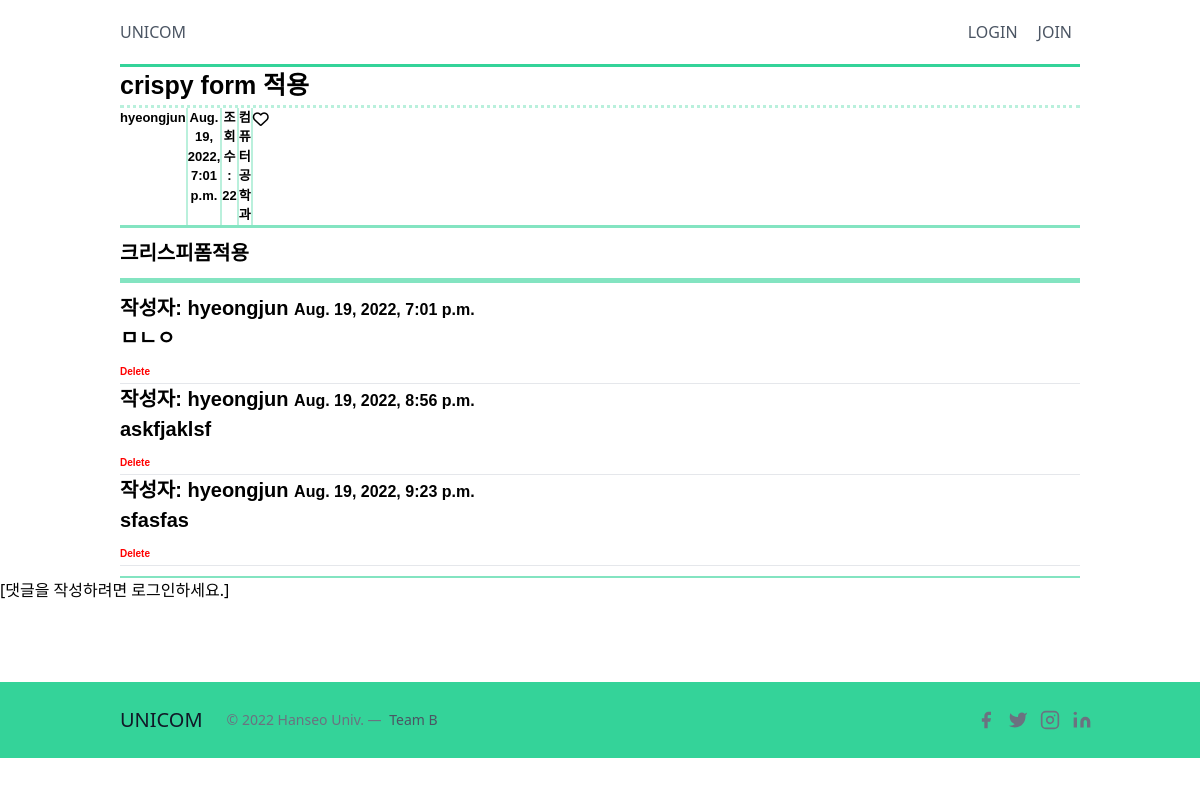
Page /board/16/ on the committed database.
### board/models.py (models this page shows, shortened)
class Post(models.Model):
    title = models.CharField(max_length=100)
    content = models.TextField()
    like_users = models.ManyToManyField(settings.AUTH_USER_MODEL, related_name="like_posts", blank=True)
    created_at = models.DateTimeField(auto_now_add=True)
    updated_at = models.DateTimeField(auto_now=True)
    big_category = models.ForeignKey(BigCategory, null=True, on_delete=models.SET_NULL)
    author = models.ForeignKey(Account,  on_delete=models.CASCADE)
    category = models.ForeignKey(Category, null=True, on_delete=models.SET_NULL)
    post_hit = models.PositiveIntegerField(default=0)
    date_category = models.ForeignKey(DateCategory, null=True, on_delete=models.SET_NULL)
    def get_absolute_url(self):
        return f'/board/{self.pk}/'
    @property
    def update_counter(self):
        self.post_hit = self.post_hit + 1
        self.save()
        return f""

class Category(models.Model):
    name = models.CharField(max_length=50, unique=True)  # 각 카데고리의 이름을 담는 필드
    slug = models.SlugField(max_length=200, unique=True, allow_unicode=True)  # 사람이 읽을 수 있는 텍스트로 고유 URL을 만들기 위해 만들어진 필드
    def __str__(self):
            return self.name
    class Meta:
        verbose_name_plural = 'Categories'

class Comment(models.Model):
    post = models.ForeignKey(Post, on_delete=models.CASCADE)
    author = models.ForeignKey(Account, on_delete=models.CASCADE,null=True)
    content = models.TextField()
    created_at = models.DateTimeField(auto_now_add=True)
    modified_at = models.DateTimeField(auto_now=True)

### account/models.py (models this page shows, shortened)
class Account(AbstractBaseUser):
    email = models.EmailField(verbose_name='email',max_length=60, unique=True)
    username = models.CharField(max_length=30, unique=True)
    name = models.CharField(max_length=40,null=False, blank=False)
    phone =  models.CharField(max_length=40,null=False, default=True)
    major = models.CharField(max_length=40, blank=False,null=False,default=True)
    school = models.CharField(max_length=40,blank=False,null=False,default=True)
    grade = models.CharField(max_length=40,blank=False,null=False,default=True)
    create_at = models.DateTimeField(verbose_name='date joined', auto_now_add=True)
    last_login = models.DateTimeField(verbose_name='last login', auto_now=True)
    is_admin = models.BooleanField(default=False)
    is_active = models.BooleanField(default=True)
    is_staff = models.BooleanField(default=False)
    is_superuser = models.BooleanField(default=False)
    objects = MyAccountManager()
    USERNAME_FIELD = 'username'
    REQUIRED_FIELDS = ['email','name','phone','grade','major','school']
    def __str__(self):
        return self.name

### board/views.py (the view)
# urls.py: path('<int:pk>/', views.PostDetail.as_view(), name='detail'),
class PostDetail(DetailView):
    model = Post
    def get_context_data(self, **kwargs): #p326
        context = super(PostDetail, self).get_context_data()
        context['categories'] = Category.objects.all()
        context['no_category_post_count'] = Post.objects.filter(category=None).count()
        context['comment_form'] = CommentForm
        context['comments'] = Comment.objects.filter(post = self.get_object())
        return context

### board/templates/board/post_detail.html (shortened to what this page needs)
<!DOCTYPE html>
{% load static %}
<html lang="en">
<head>
    <link rel="stylesheet" href="{% static 'board/css/index_style.css' %}">
    <link href="https://unpkg.com/tailwindcss@^2/dist/tailwind.min.css" rel="stylesheet">
</head>
<body>
    <header class="text-gray-600 body-font">
        <div class="container mx-auto flex flex-wrap p-5 flex-col md:flex-row items-center">
        <a class="flex title-font font-medium items-center text-gray-900 mb-4 md:mb-0">
            <span class="ml-3 text-xl"><a href="{% url 'mainpage'%}">UNICOM</a></span></a>
        <nav class="md:ml-auto flex flex-wrap items-center text-base justify-center">
            {% if request.user.is_authenticated %}
            <a class="mr-5 hover:text-gray-900" href="{% url 'logout' %}">LOGOUT</a>
            <a class="mr-5 hover:text-gray-900" href="{% url 'myPage' %}">MYPAGE</a>
            {%else%}
            <a class="mr-5 hover:text-gray-900" href="{% url 'login' %}">LOGIN</a>
            <a class="mr-5 hover:text-gray-900" href="{% url 'join' %}">JOIN</a>
            {%endif%}
        </nav>
        </div>
    </header>
    <section class="wrap">
        <div class="show_title">
            <p>{{post.title}}</p>
        </div>
        <section class="more_info">
            <div class="show_name">
                <p>{{post.author}}</p>
            </div>
            <div class="show_date">
                <p>{{ post.created_at }}</p>
            </div>
            <div class="show_count">
                <p>조회수 : {{ post.post_hit }}</p>
            </div>
            <div class="show_cate">
                <p>{{post.category}}</p>
            </div>
            {% if user.is_authenticated and user == post.author %}
                <div class="edit_post">
                    <a href="/board/update_post/{{ post.pk}}/"><button class="write_post">수정</button></a>
                </div>
            {% else %}
            <a href="{{ post.get_absolute_url }}like/">
                {% if user in post.like_users.all %}
                <i class="fas fa-heart"></i>
                {% else %}
                <i class="far fa-heart"></i>
                {% endif %}
            </a>
            {% endif %}
        </section>
    </section>
    <div class="show_content">
        {{ post.content }}
    </div>
    <div class="show_content">
        {% for comment in post.comment_set.all %}
        <p>작성자: {{ comment.author }} <small class="text-muted">{{ comment.created_at }}
        </small></p>
        <p>{{ comment.content }}</p>
        <div class="modal-footer">
            <a role="button" class="btn btn-dark" href="/board/delete_comment/{{ comment.pk }}/" style = " font-size:10px;  color: red;">Delete</a>
        </div>
        <hr>
        {% endfor %}
    </div>
    {% if request.user.is_authenticated %}
    <form method = "POST" action = "{{ post.get_absolute_url }}new_comment/">
        {% csrf_token %}
        <p>{{ comment_form}}</p>
        {% comment %} <input type="text" id=""  placeholder="댓글을 입력하세요!" style="width:1270px;height:100px;font-size:17px;"> {% endcomment %}
        <div class="write_comment">
        <button type="submit" class="write_post">등록</button>
        </div>
    </form>
    {% else %}
        <a href="{% url 'login' %}">[댓글을 작성하려면 로그인하세요.]</a>
    {% endif %}
    <div class="blank">
    </div>
    <footer class="text-gray-600 body-font">
        <div class="bg-green-400">
            <div class="container px-5 py-6 mx-auto flex items-center sm:flex-row flex-col">
                <a class="flex title-font font-medium items-center md:justify-start justify-center text-gray-900">
                    <span class="ml-3 text-xl">UNICOM</span>
                </a>
                <p class="text-sm text-gray-500 sm:ml-6 sm:mt-0 mt-4">© 2022 Hanseo Univ. —
                    <a href="https://twitter.com/knyttneve" rel="noopener noreferrer" class="text-gray-600 ml-1" target="_blank">Team B</a>
                </p>
                <span class="inline-flex sm:ml-auto sm:mt-0 mt-4 justify-center sm:justify-start">
                    <a class="text-gray-500">
                        <svg fill="currentColor" stroke-linecap="round" stroke-linejoin="round" stroke-width="2" class="w-5 h-5" viewBox="0 0 24 24">
                            <path d="M18 2h-3a5 5 0 00-5 5v3H7v4h3v8h4v-8h3l1-4h-4V7a1 1 0 011-1h3z"></path>
                        </svg>
                    </a>
                <a class="ml-3 text-gray-500">
                <svg fill="currentColor" stroke-linecap="round" stroke-linejoin="round" stroke-width="2" class="w-5 h-5" viewBox="0 0 24 24">
                    <path d="M23 3a10.9 10.9 0 01-3.14 1.53 4.48 4.48 0 00-7.86 3v1A10.66 10.66 0 013 4s-4 9 5 13a11.64 11.64 0 01-7 2c9 5 20 0 20-11.5a4.5 4.5 0 00-.08-.83A7.72 7.72 0 0023 3z"></path>
                </svg>
                </a>
                <a class="ml-3 text-gray-500">
                <svg fill="none" stroke="currentColor" stroke-linecap="round" stroke-linejoin="round" stroke-width="2" class="w-5 h-5" viewBox="0 0 24 24">
                    <rect width="20" height="20" x="2" y="2" rx="5" ry="5"></rect>
                    <path d="M16 11.37A4 4 0 1112.63 8 4 4 0 0116 11.37zm1.5-4.87h.01"></path>
                </svg>
                </a>
                <a class="ml-3 text-gray-500">
                <svg fill="currentColor" stroke="currentColor" stroke-linecap="round" stroke-linejoin="round" stroke-width="0" class="w-5 h-5" viewBox="0 0 24 24">
                    <path stroke="none" d="M16 8a6 6 0 016 6v7h-4v-7a2 2 0 00-2-2 2 2 0 00-2 2v7h-4v-7a6 6 0 016-6zM2 9h4v12H2z"></path>
                    <circle cx="4" cy="4" r="2" stroke="none"></circle>
                </svg>
                </a>
            </span>
            </div>
        </div>
    </footer>
</body>
</html>

### board/static/board/css/index_style.css (style rules this page uses)
.wrap { border-top: 3px solid #34d399; width: 80%; position: relative; margin-bottom: 20px; font-family: 'Noto Sans KR', sans-serif; margin: 0px auto; }
.show_title { border-bottom: 3px dotted #34d39957; width: 100%; }
.show_title p { font-size: 25px; font-weight: bold; }
.show_date { width: 240px; border-right: 2px solid #34d39957; text-align: center; }
.more_info .show_date p { font-size: 13px; font-weight: bold; }
.show_name { width: 240px; border-right: 2px solid #34d39957; text-align: center; }
.more_info .show_name p { font-size: 13px; font-weight: bold; }
.show_count { width: 240px; border-right: 2px solid #34d39957; text-align: center; }
.more_info .show_count p { font-size: 13px; font-weight: bold; }
.show_cate { width: 240px; border-right: 2px solid #34d39957; text-align: center; }
.more_info .show_cate p { font-size: 13px; font-weight: bold; }
.more_info { display: flex; justify-content: space-around; padding-right: 900px; }
.show_content { border-top: 3px solid #34d3999b; border-bottom: 2px solid #34d3999b; width: 80%; height: fit-content; position: relative; margin-bottom: 20px; font-size: 20px; font-weight: bold; font-family: 'Noto Sans KR', sans-serif; margin: 0px auto; padding-top: 10px; padding-bottom: 10px; }
.blank { height: 80px ; }

### rows in the picture
Post: title "crispy form 적용", author "hyeongjun", created_at "Aug. 19, 2022, 7:01 p.m.", post_hit "22", category "컴퓨터공학과", content "크리스피폼적용"
Comment: author "hyeongjun", created_at "Aug. 19, 2022, 7:01 p.m.", content "ㅁㄴㅇ"
Comment: author "hyeongjun", created_at "Aug. 19, 2022, 8:56 p.m.", content "askfjaklsf"
Comment: author "hyeongjun", created_at "Aug. 19, 2022, 9:23 p.m.", content "sfasfas"
